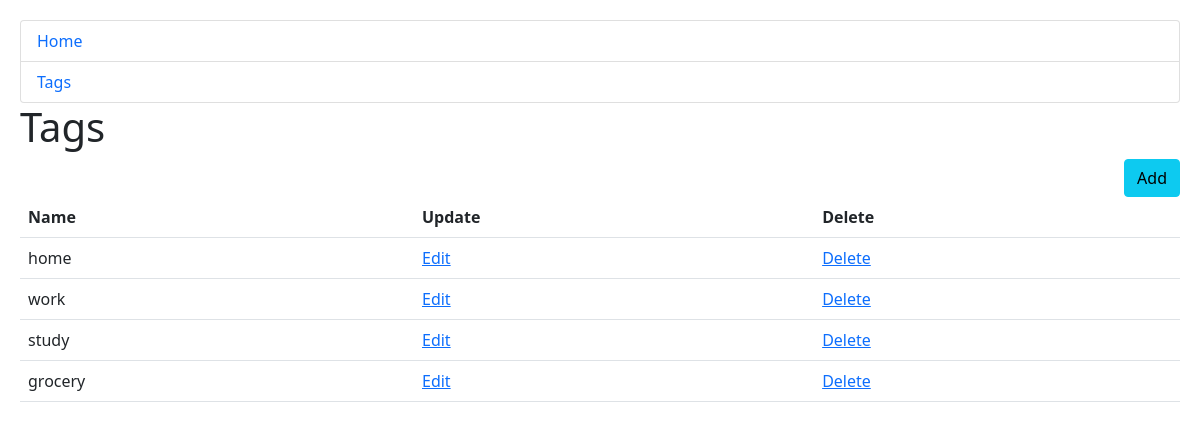
The app's page /tags/ with its own data.
### tasklist/models.py (models this page shows, shortened)
class Tag(models.Model):
    name = models.CharField(max_length=100)

### tasklist/views.py (the view)
# urls.py: path("tags/", TagList.as_view(), name="tags-list"),
class TagList(generic.ListView):
    model = Tag
    context_object_name = "tags_list"
    template_name = "tasklist/tags_list.html"
    queryset = Tag.objects.all()

### templates/tasklist/tags_list.html
{% extends "base.html" %}
{% block content %}
  <h1>Tags</h1>
  <h4><a href="{% url 'tasklist:tag-create' %}" class="btn btn-info add">Add</a></h4>
  {% if tags_list %}
    <table class="table">
      <tr>
        <th>Name</th>
        <th>Update</th>
        <th>Delete</th>
      </tr>
      {% for tag in tags_list %}
        <tr>
          <td>{{ tag.name }}</td>
          <td>
            <a href="{% url 'tasklist:tag-update' pk=tag.id %}" class="">
              Edit
            </a>
          </td>
          <td>
            <a href="{% url 'tasklist:tag-delete' pk=tag.id %}" class="">
              Delete
            </a>
          </td>
        </tr>
      {% endfor %}
    </table>
  {% else %}
    <p>There is no tag yet, add a first tag!</p>
  {% endif %}
{% endblock %}

### static/css/styles.css (style rules this page uses)
body { margin: 20px; padding: 20px; }
.add { float: right; }

### records on screen
Tag: name "home"
Tag: name "work"
Tag: name "study"
Tag: name "grocery"
